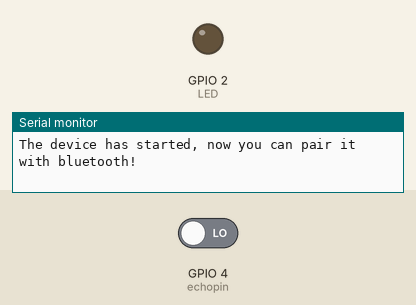
Recording of a sketch running on a simulated ESP32. Parts: output pins drawn as LEDs (lit = HIGH), the last lines printed to the serial monitor. Inputs (shaded band) come from the test bench; at power-on: GPIO 4 (echopin) LOW. Nothing arrives over Bluetooth unless stated; pins used as bus, display or sensor lines are not drawn.

Above: at 0.1 s.
At 3.1 s:
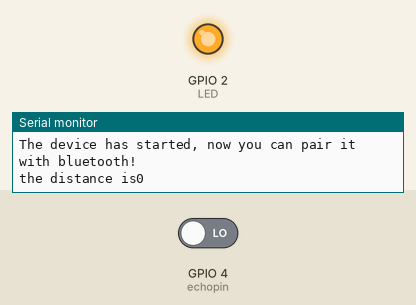
Timing chart, 0 to 4.6 s (numbered marks = the images above):
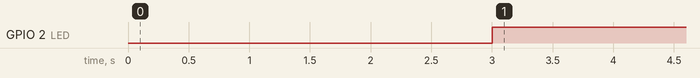

Measured:
- by itself, GPIO 2 (LED): LOW → HIGH at 3.0 s

The sketch:

Assignment_4.ino
```cpp
//ASSIGNMENT-4                           // NAME:V.Hemanth
                                                                                                                          // ROLL NO:19R11A0284


#include "BluetoothSerial.h"
BluetoothSerial SerialBT;
int LED=2;
int trigpin=5;
int echopin=4;
 int a=7;
 int b=6;
void setup()
{
  pinMode(echopin,INPUT);
   pinMode(trigpin,OUTPUT);
   pinMode(LED,OUTPUT);
 Serial.begin(115200);
  SerialBT.begin("ESP32test"); //Bluetooth device name
  Serial.println("The device has started, now you can pair it with bluetooth!");
}

void loop()
{
  int Data= (SerialBT.read());
  digitalWrite(trigpin,HIGH);
 delay(1000);
 digitalWrite(trigpin,LOW);
 int duration=pulseIn(echopin,HIGH);
 int distance=(duration*0.0343)/2;
 Serial.print("the distance is");
 Serial.println(distance);
 delay(1000);
    if (distance>100)
    {
      SerialBT.print("water level is");
      SerialBT.print(distance);
      SerialBT.println(" :NULL");
    }
    else
    {
      SerialBT.print("Water level is");
      SerialBT.print(distance);
      SerialBT.println(" :FULL");
    }
    if (Data==a);
    {
      digitalWrite(LED,HIGH);

    }
    if(Data==b)
    {
    digitalWrite(LED,LOW);

    }
  delay(20);

}
```
